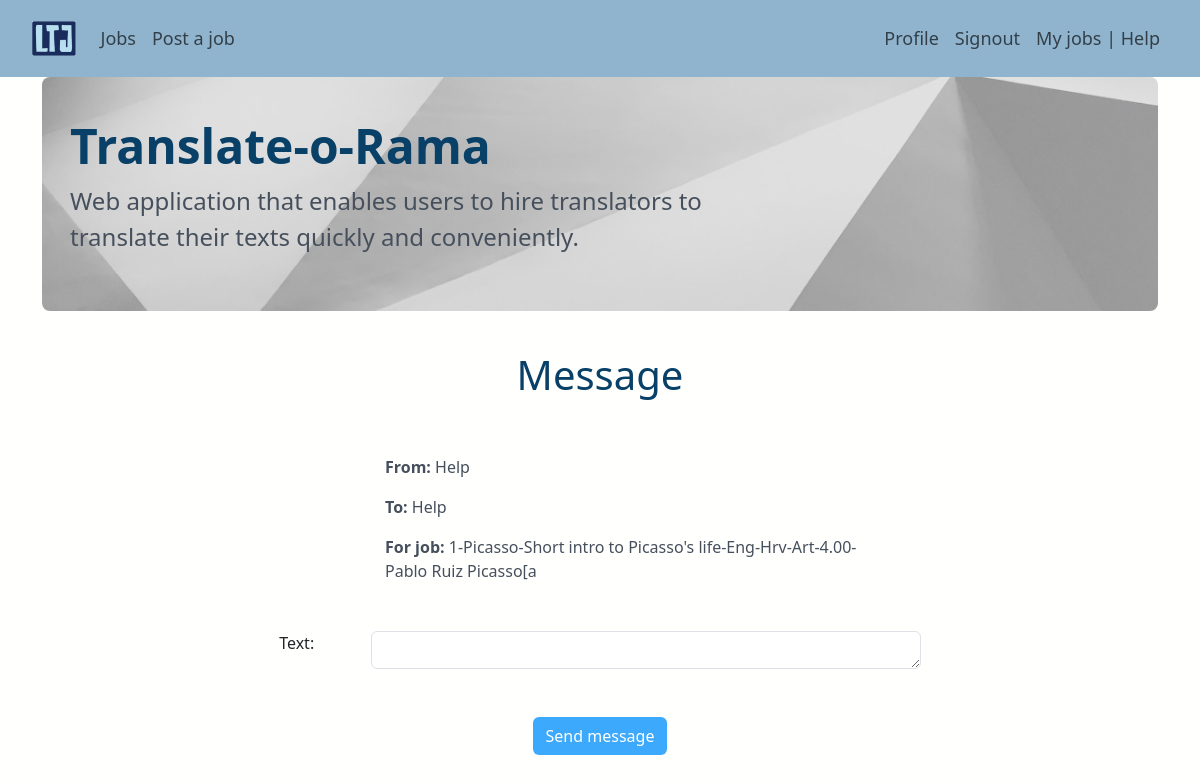
/jobs/1 (signed in), run on the app's committed database.
### app/models.py (models this page shows)
class Job(models.Model):
    user = models.ForeignKey(User, on_delete=models.CASCADE, related_name="user")
    title = models.TextField(blank=False, unique=True)
    description = models.TextField(blank=False)
    source_language = models.TextField(blank=False)
    target_language = models.TextField(blank=False)
    job_field = models.CharField(
        max_length=15,
        choices=JobField.JOB_CHOICES,
        default=JobField.LITERATURE,
    )
    budget = models.DecimalField(max_digits=10, decimal_places=2, default=0.0)
    text = models.TextField(blank=False)
    assigned_to = models.ForeignKey(
        "JobBid",
        on_delete=models.CASCADE,
        blank=True,
        null=True,
        related_name="assigned_to",
    )
    is_assigned = models.BooleanField(default=False)
    is_completed = models.BooleanField(default=False)
    translator = models.ForeignKey(
        User,
        on_delete=models.SET_NULL,
        blank=True,
        null=True,
        related_name="set_as_translator_of_job",
    )
    translation = models.TextField(blank=True, null=True)
    dispute = models.ForeignKey(
        Dispute,
        on_delete=models.SET_NULL,
        blank=True,
        null=True,
        related_name="dispute_for_completed_job",
    )
    def __str__(self):
        return f"{self.id}-{self.title[:30]}-{self.description[:30]}-{self.source_language[:15]}-{self.target_language[:15]}-{self.job_field}-{self.budget}-{self.text[:20]}"

### app/views.py (the view)
# urls.py: path("jobs/<int:job_id>", views.message_user, name="message_user"),
@login_required()
def message_user(request, job_id):
    user = request.user
    job = get_object_or_404(Job, pk=job_id)
    if request.method == "POST":
        form = MessageForm(request.POST)
        if form.is_valid():
            message = Message.objects.create(
                from_user=request.user,
                to_user=job.user,
                job=job,
                text=form.cleaned_data.get("text"),
            )
            return HttpResponseRedirect(reverse("app:jobs", args=[]))
        else:
            context = {"user": user, "job": job, "form": form}
            return render(request, "app/message_page.html", context)
    else:
        form = MessageForm()
        context = {"user": user, "job": job, "form": form}
    return render(request, "app/message_page.html", context)

### app/forms.py
class MessageForm(ModelForm):
    class Meta:
        model = Message
        fields = [
            "text",
        ]

### app/templates/app/message_page.html (shortened to what this page needs)
{% extends 'app/base.html' %}
{% load widget_tweaks %}
{% block content %}
<h1 class="text-center mb-5 mt-3">Message</h1>
<div class="content-section mt-5 mb-5 p-2 ">
	<div class="container w-50 mb-5 justify-content-center">
		<div class="ms-5">
			<p><b>From:</b> {{user.username}}</p>
			<p><b>To:</b> {{job.user.username}}</p>
			<p><b>For job:</b> {{job}}</p>
		</div>
	</div>
	<form action="{% url 'app:message_user' job.id %}" method="POST">
		{% include 'includes/job_form.html' with form=form %}
		<div class="row mt-4 text-center mb-5">
            <div clss="col-md-8 ms-2">
				<button class="btn custom-btn" type="submit">Send message</button>
			</div>
		</div>
	</form>
</div>
{% endblock content %}

### app/templates/app/base.html (shortened to what this page needs)
<!DOCTYPE html>
{% load static %}
<html>
  <head>
    <link href="https://cdn.jsdelivr.net/npm/bootstrap@5.3.0-alpha1/dist/css/bootstrap.min.css" rel="stylesheet">
    <link rel="stylesheet" href="https://cdn.jsdelivr.net/npm/bootstrap-icons@1.10.3/font/bootstrap-icons.css">
    <link rel="stylesheet" href="{% static 'app/css/base.css' %}">
  </head>
  <body>
    <nav class="navbar navbar-expand-lg">
        <div class="container-fluid  p-2 ms-4 me-4">
            <a class="navbar-brand" href="{% url 'home_path' %}"><img class="logo" src="../../static/app/images/p-logo.webp"></a>
            <div class="collapse navbar-collapse" id="navbarText">
              {% if user.is_authenticated %}
                <ul class="navbar-nav me-auto mb-2 mb-lg-0">
                  <li class="nav-item">
                      <a class="nav-link" aria-current="page" href="{% url 'app:jobs' %}">Jobs</a>
                  </li>
                    <li class="nav-item">
                    <a class="nav-link" href="{% url 'app:post_job' %}">Post a job</a>
                    </li>
                </ul>
                <ul class="navbar-nav ms-auto mb-2 mb-lg-0">
                    <li class="nav-item">
                      <a class="nav-link" href="{% url 'app:profile' user.id %}">Profile</a>
                    </li>
                    <li class="nav-item">
                      <a class="nav-link" href="{% url 'logout' %}"> Signout</a>
                    </li>
                    <li class="nav-item">
                      <a class="nav-link" href="{% url 'app:dashboard' %}"> My jobs | {{user.username}}</a>
                    </li>
              {% endif %}
            </ul>
          </div>
        </div>
    </nav>
    <div class="content container">
      <div class="row">
        <div class="col-md-12">
            <div class="p-3 mb-4 rounded-3  jumbotron-container">
                <div class="container-fluid py-4">
                    <h1 class="display-5 fw-bold">Translate-o-Rama</h1>
                    <p class="col-md-8 fs-4">Web application that enables users to hire translators to translate their texts quickly and conveniently.</p>
                </div>
            </div>
        </div>
      </div>
      <div class="row">
        <div class="col-md-12">
          {% block content %}
          {% endblock %}
        </div>
      </div>
    </div>
  </body>
</html>

### app/static/app/css/base.css (style rules this page uses)
body { background-color: #fffffe; }
h1 { color: #094067; }
p { color: #46505C; }
nav { background-color: #90b4ce; color: #2A3139; }
.nav-link { font-size: 18px !important; }
.jumbotron-container { background-image: url("../images/background2.jpg"); background-size: cover; }
.custom-btn { background-color: #3da9fc; color: #fffffe; }
.logo { max-height: 35px; }

### data on the page
Job: user.username "Help", id+title+description "1-Picasso-Short intro to Picasso's life-Eng-Hrv-Art-4.00-Pablo Ruiz Picasso[a"

### other printed values
{{ user.username }} "Help"
{{ field.label_tag }} "Text:"
